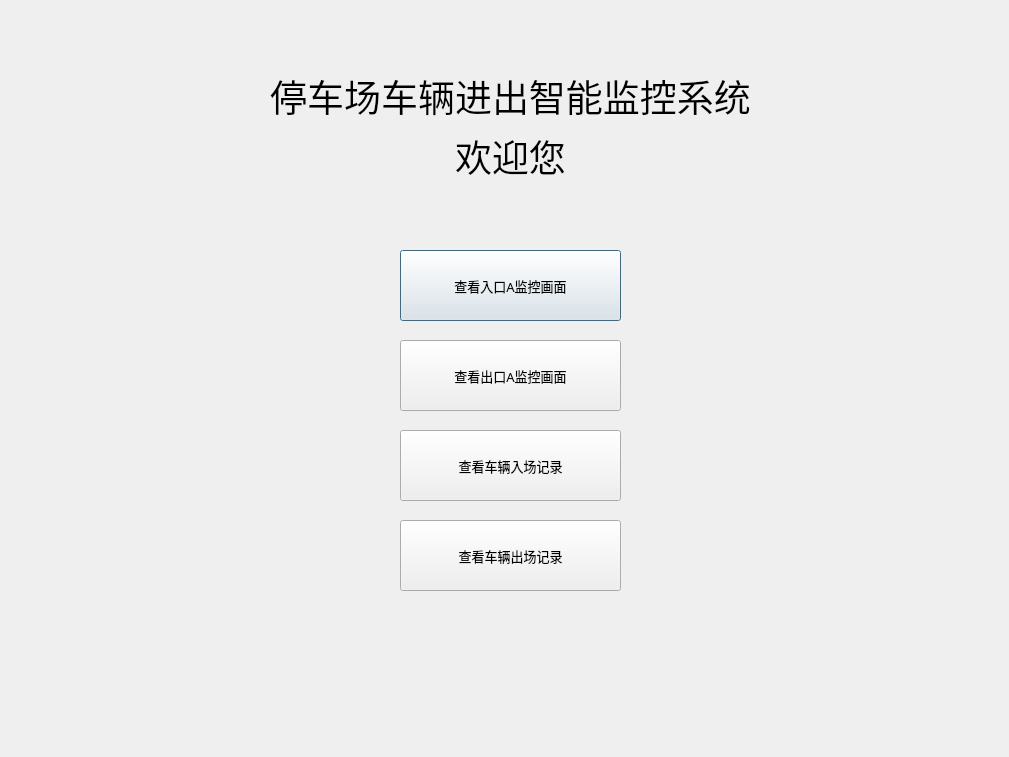
<?xml version="1.0" encoding="UTF-8"?>
<ui version="4.0">
 <class>Dialog</class>
 <widget class="QDialog" name="Dialog">
  <property name="geometry">
   <rect>
    <x>0</x>
    <y>0</y>
    <width>1009</width>
    <height>757</height>
   </rect>
  </property>
  <property name="windowTitle">
   <string>Dialog</string>
  </property>
  <property name="styleSheet">
   <string notr="true">#Dialog{background-image: url(:/back1.png)}</string>
  </property>
  <widget class="QLabel" name="label">
   <property name="geometry">
    <rect>
     <x>80</x>
     <y>-20</y>
     <width>861</width>
     <height>231</height>
    </rect>
   </property>
   <property name="font">
    <font>
     <family>黑体</family>
     <pointsize>28</pointsize>
     <weight>50</weight>
     <bold>false</bold>
    </font>
   </property>
   <property name="text">
    <string>停车场车辆进出智能监控系统</string>
   </property>
   <property name="textFormat">
    <enum>Qt::AutoText</enum>
   </property>
   <property name="alignment">
    <set>Qt::AlignCenter</set>
   </property>
  </widget>
  <widget class="QPushButton" name="pushButton1">
   <property name="geometry">
    <rect>
     <x>400</x>
     <y>250</y>
     <width>221</width>
     <height>71</height>
    </rect>
   </property>
   <property name="font">
    <font>
     <family>黑体</family>
     <pointsize>10</pointsize>
    </font>
   </property>
   <property name="text">
    <string>查看入口A监控画面</string>
   </property>
  </widget>
  <widget class="QPushButton" name="pushButton2">
   <property name="geometry">
    <rect>
     <x>400</x>
     <y>340</y>
     <width>221</width>
     <height>71</height>
    </rect>
   </property>
   <property name="font">
    <font>
     <family>黑体</family>
     <pointsize>10</pointsize>
    </font>
   </property>
   <property name="text">
    <string>查看出口A监控画面</string>
   </property>
  </widget>
  <widget class="QPushButton" name="pushButton3">
   <property name="geometry">
    <rect>
     <x>400</x>
     <y>430</y>
     <width>221</width>
     <height>71</height>
    </rect>
   </property>
   <property name="font">
    <font>
     <family>黑体</family>
     <pointsize>10</pointsize>
    </font>
   </property>
   <property name="text">
    <string>查看车辆入场记录</string>
   </property>
  </widget>
  <widget class="QPushButton" name="pushButton4">
   <property name="geometry">
    <rect>
     <x>400</x>
     <y>520</y>
     <width>221</width>
     <height>71</height>
    </rect>
   </property>
   <property name="font">
    <font>
     <family>黑体</family>
     <pointsize>10</pointsize>
    </font>
   </property>
   <property name="text">
    <string>查看车辆出场记录</string>
   </property>
  </widget>
  <widget class="QLabel" name="label_2">
   <property name="geometry">
    <rect>
     <x>80</x>
     <y>40</y>
     <width>861</width>
     <height>231</height>
    </rect>
   </property>
   <property name="font">
    <font>
     <family>黑体</family>
     <pointsize>28</pointsize>
     <weight>50</weight>
     <bold>false</bold>
    </font>
   </property>
   <property name="text">
    <string>欢迎您</string>
   </property>
   <property name="textFormat">
    <enum>Qt::AutoText</enum>
   </property>
   <property name="alignment">
    <set>Qt::AlignCenter</set>
   </property>
  </widget>
 </widget>
 <resources>
  <include location="../data/background_image.qrc"/>
 </resources>
 <connections>
  <connection>
   <sender>pushButton1</sender>
   <signal>clicked()</signal>
   <receiver>Dialog</receiver>
   <slot>goin1()</slot>
   <hints>
    <hint type="sourcelabel">
     <x>510</x>
     <y>285</y>
    </hint>
    <hint type="destinationlabel">
     <x>504</x>
     <y>378</y>
    </hint>
   </hints>
  </connection>
  <connection>
   <sender>pushButton2</sender>
   <signal>clicked()</signal>
   <receiver>Dialog</receiver>
   <slot>goin2()</slot>
   <hints>
    <hint type="sourcelabel">
     <x>510</x>
     <y>375</y>
    </hint>
    <hint type="destinationlabel">
     <x>504</x>
     <y>378</y>
    </hint>
   </hints>
  </connection>
  <connection>
   <sender>pushButton3</sender>
   <signal>clicked()</signal>
   <receiver>Dialog</receiver>
   <slot>goin3()</slot>
   <hints>
    <hint type="sourcelabel">
     <x>510</x>
     <y>465</y>
    </hint>
    <hint type="destinationlabel">
     <x>504</x>
     <y>378</y>
    </hint>
   </hints>
  </connection>
  <connection>
   <sender>pushButton4</sender>
   <signal>clicked()</signal>
   <receiver>Dialog</receiver>
   <slot>goin4()</slot>
   <hints>
    <hint type="sourcelabel">
     <x>510</x>
     <y>555</y>
    </hint>
    <hint type="destinationlabel">
     <x>504</x>
     <y>378</y>
    </hint>
   </hints>
  </connection>
 </connections>
 <slots>
  <slot>goin1()</slot>
  <slot>goin2()</slot>
  <slot>goin3()</slot>
  <slot>goin4()</slot>
 </slots>
</ui>
